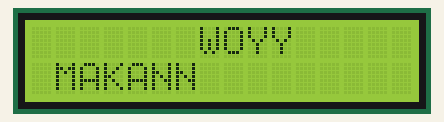
A sketch run on a simulated Arduino Uno, built with avr-gcc and run on an emulated ATmega328P. Parts: 16×2 character LCD.

Above: at 0.1 s.
At 3.1 s:
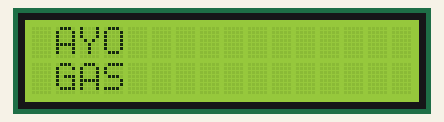

Measured:
- what the display in image 1 shows lasts 3.0 s, from 3.1 s to 6.1 s

The sketch:

10.LCD2.ino
```cpp
#include <LiquidCrystal_I2C.h>

LiquidCrystal_I2C lcd(0x27,16,2);

void setup() {
  // put your setup code here, to run once:
  Serial.begin(115200);
  lcd.begin();
}

void loop() {
  // put your main code here, to run repeatedly:
  lcd.clear();//Untuk menghapus karakter pada LCD
  lcd.setCursor(6,0);lcd.print(" WOYY ");
  lcd.setCursor(0,1);lcd.print(" MAKANN ");
  delay(3000);

  lcd.clear();//Untuk menghapus karakter pada LCD
  lcd.setCursor(0,0);lcd.print(" AYO ");
  lcd.setCursor(0,1);lcd.print(" GAS ");
  delay(3000);
}
```
